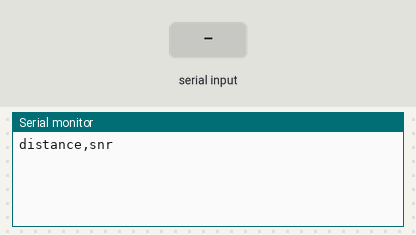
A sketch run on a simulated ESP32. Parts: the last lines printed to the serial monitor. The inputs (shaded band) are chosen by the test bench.

Above: at 1.2 s.
1.3 s: "90,45\n" received over the second serial link
At 1.8 s:
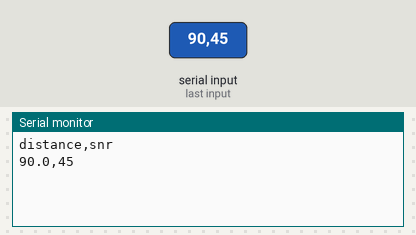
2.8 s: "30,150\n" received over the second serial link
At 4.1 s:
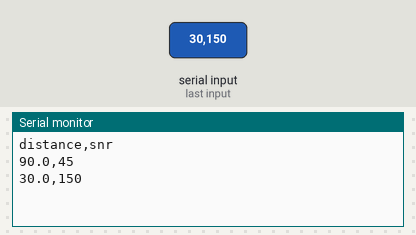

The sketch:

DTOF-2510-esp32.ino
```cpp
/****************************************************/
/*       ESP32 dev Module                           */
/****************************************************/
#include <HardwareSerial.h>

#define SENSOR_SERIAL Serial2
#define BAUD_RATE 921600

char rxBuf[64];
int rxIndex = 0;

float distance = 0;
int snr = 0;

void setup() {
  Serial.begin(115200);  // USB串口波特率
  SENSOR_SERIAL.begin(BAUD_RATE, SERIAL_8N1, 16, 17);  // 16接传感器T  黄线

  Serial.println("distance,snr");
}

void loop() {
  while (SENSOR_SERIAL.available()) {
    char c = SENSOR_SERIAL.read();

    // 收到一行结束
    if (c == '\n') {
      rxBuf[rxIndex] = '\0';  // 字符串结束

      parseLine(rxBuf);

      // 每帧打印
      Serial.print(distance, 1);
      Serial.print(",");
      Serial.println(snr);

      rxIndex = 0;  // 清空缓存
    }
    else {
      if (rxIndex < sizeof(rxBuf) - 1) {
        rxBuf[rxIndex++] = c;
      }
      else {
        // 防止溢出
        rxIndex = 0;
      }
    }
  }
}

void parseLine(char *line) {
  // 找逗号
  char *comma = strchr(line, ',');

  if (comma != NULL) {
    *comma = '\0';

    distance = atof(line);
    snr = atoi(comma + 1);
  }
}
```

Measured:
- after the input at 1.3 s, the serial monitor: prints a new line at once (image 1)
- after the input at 2.8 s, the serial monitor: prints a new line at once (image 2)
